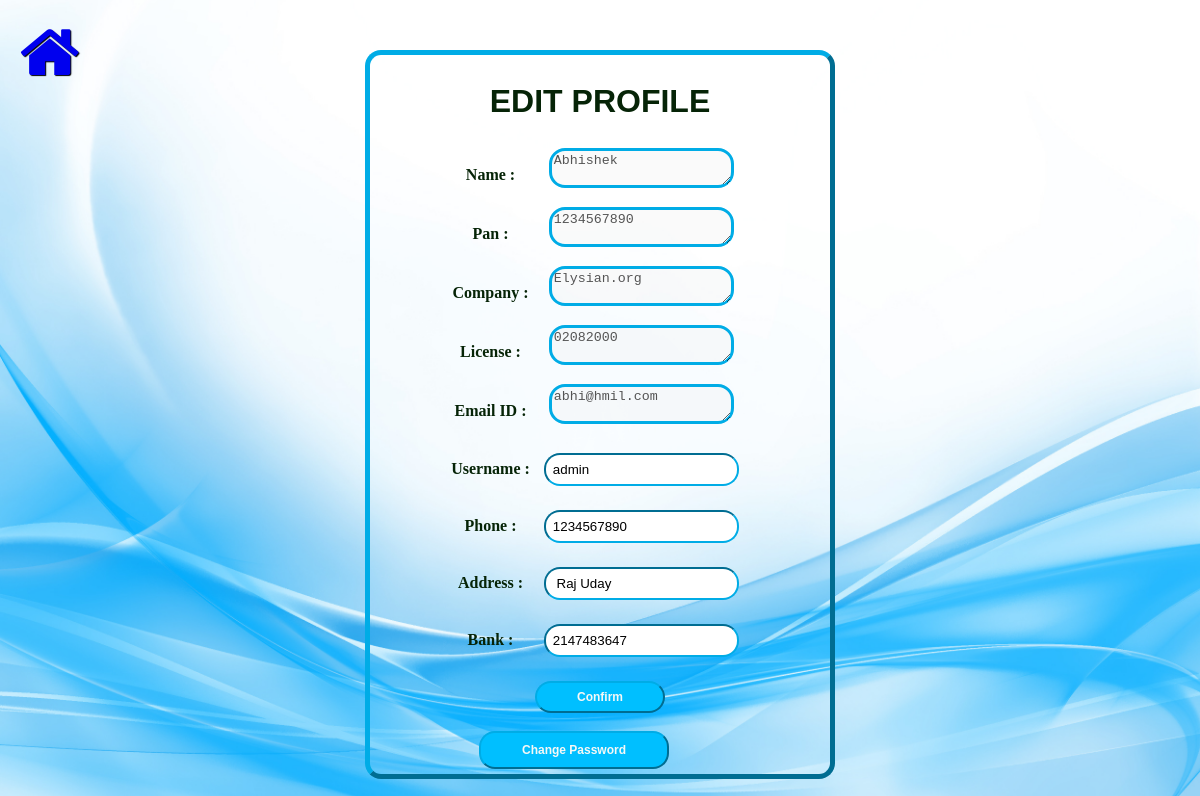
The app's page /BuyerPortal/BuyerEditProfile.php (signed in) with its own data.
### tables this page shows
CREATE TABLE `buyerregistration` (
  `buyer_id` int(255) NOT NULL,
  `buyer_name` varchar(30) NOT NULL,
  `buyer_phone` bigint(10) NOT NULL,
  `buyer_addr` text NOT NULL,
  `buyer_comp` varchar(100) NOT NULL,
  `buyer_license` varchar(100) NOT NULL,
  `buyer_bank` int(16) NOT NULL,
  `buyer_pan` varchar(10) NOT NULL,
  `buyer_mail` varchar(20) NOT NULL,
  `buyer_username` varchar(20) NOT NULL,
  `buyer_password` varchar(20) NOT NULL,
  `buyer_conf_pswd` varchar(20) NOT NULL
);

### BuyerPortal/BuyerEditProfile.php (the view, shortened to what this page needs)
<?php
    include("../Includes/db.php");
    $sessphonenumber = $_SESSION['phonenumber'];
    $sql="select * from buyerregistration where buyer_phone = $sessphonenumber";
    $run_query = mysqli_query($con,$sql);
    while($row = mysqli_fetch_array($run_query))
    {
        $name = $row['buyer_name'];
        $pan = $row['buyer_pan'];
        $phone = $row['buyer_phone'];
        $address = $row['buyer_addr'];
        $account= $row['buyer_bank'];
        $comp = $row['buyer_comp'];
        $license = $row['buyer_license'];
        $mail = $row['buyer_mail'];
        $user = $row['buyer_username'];
    }
?>
<!DOCTYPE html>
<html lang="en">
<head>
        <link rel="stylesheet" href="https://cdnjs.cloudflare.com/ajax/libs/font-awesome/4.7.0/css/font-awesome.min.css">
    </head>
    <body>
    <div class="just">
        <a  href="BuyerHomepage.php"> <i  class="fa fa-home fa-4x"></i></a>
    </div>
    <div class="box">
        <form action="" method = "post">
             <table align = "center" >
                <tr colspan = 2>
                    <h1> EDIT PROFILE</h1>
                </tr>
                <tr align = "center">
                    <div class="in-icons">
                    <td>
                        <label><b>Name :</b></label>
                    </td>
                    <td>
                        <textarea rows="2" column="18" value="" disabled><?php echo $name;?></textarea><br>
                    </td>
                </tr>
                <tr align = "center">
                    <td>
                        <label><b>Pan :</b></label>
                    </td>
                    <td>
                        <textarea rows="2" column="20" disabled><?php echo $pan;?></textarea><br>
                    </td>
                </tr>
                <tr align = "center">
                    <div class="in-icons">
                    <td>
                        <label><b>Company :</b></label>
                    </td>
                    <td>
                        <textarea rows="2" column="18" value="" disabled><?php echo $comp;?></textarea><br>
                    </td>
                </tr>
                <tr align = "center">
                    <div class="in-icons">
                    <td>
                        <label><b>License :</b></label>
                    </td>
                    <td>
                        <textarea rows="2" column="18" value="" disabled><?php echo $license;?></textarea><br>
                    </td>
                </tr>
                <tr align = "center">
                    <div class="in-icons">
                    <td>
                        <label><b>Email ID :</b></label>
                    </td>
                    <td>
                        <textarea rows="2" column="18" value="" disabled><?php echo $mail;?></textarea><br>
                    </td>
                </tr>
                <tr align = "center">
                    <td>
                    <label><b>Username :</b></label>
                    </td>
                    <td>
                        <input type="text" name="username" value="<?php echo $user; ?>" />  <br>
                    </td>
                </tr>
                <tr align = "center">
                    <td>
                        <label><b>Phone :</b></label>
                    </td>
                    <td>
                        <input type="phonenumber" name="phonenumber" value="<?php echo $phone;?>"/> <br>
                    </td>
                </tr>
                <tr align = "center">
                    <td>
                        <label><b>Address :</b></label>
                    </td>
                    <td>
                        <input type="text" name="address" value="<?php echo $address;?> "/> <br>
                    </td>
                </tr>
                <tr align = "center">
                    <td>
                    <label><b>Bank :</b></label>
                    </td>
                    <td>
                        <input type="number" name="bank" value="<?php echo $account; ?>" />  <br>
                    </td>
                </tr>
                <tr colspan =2 align = "center">
                    <td colspan =2>
                        <input type="submit" name="confirm" value="Confirm">
                    </td>
                </tr>
            </table>
        </form>
        <div class="again">
            <td colspan =2><a href="BuyerChangePassword.php"><button class="say">Change Password</button></a></td>
        </div>
    </div>
</body>
</html>

### BuyerPortal/BuyerEditProfile.php (style rules this page uses)
h1 { background-color: transparent; font-family: Impact, Haettenschweiler, 'Arial Narrow Bold', sans-serif; text-align: center; cursor: pointer }
.box { color: rgb(6, 36, 7); width: 450px; line-height: 40px; margin: auto; text-align: center; margin-top: 50px; padding: 5px; border-style: outset; border-width: 5px; border-radius: 16px; border-color:rgb(0, 172, 230); }
body { background-size: cover; background-repeat: no-repeat; background-position: center; background-color: white; background-image: url(../Images/Website/buyerLogin.jpeg); border: chartreuse; }
input { padding: 7px; margin: 10px; border-color:rgb(0, 172, 230); display: inline-block; border-radius: 16px; }
input[type="submit"] { cursor: pointer; font-size: 12px; font-weight: bold; color: rgb(246, 248, 246); background-color: rgb(0, 191, 255); border-radius: 16px; border-color: rgb(0, 172, 230); width: 44%; }
textarea { border-width: 3px; border-radius: 16px; border-color:rgb(0, 172, 230); }
.in-icons { text-align: center; }
.just { float:left; margin:0px; position:absolute; left:0; top:0px; }
.again { cursor: pointer; font-size: 24px; font-weight: bold; color: rgb(246, 248, 246); border-radius: 16px; border-color: rgb(3, 66, 34); width: 44%; margin-left:100px; }
.say { cursor: pointer; font-size: 12px; font-weight: bold; color: rgb(246, 248, 246); border-color: rgb(3, 66, 34); width: 96%; padding : 10px; padding-left:10px; padding-right:10px; background-color: rgb(0, 191, 255); border-radius: 16px; border-color: rgb(0, 172, 230); }
.just { float:left; margin-left:1%; margin:20px; position:absolute; left:0; top:0px; text-shadow: 1px 1px 1px black; }

### records on screen
buyerregistration: buyer_name "Abhishek", buyer_pan "1234567890", buyer_comp "Elysian.org", buyer_license "02082000", buyer_mail "abhi@hmil.com", username "admin", phonenumber "1234567890", address "Raj Uday", bank "2147483647"
